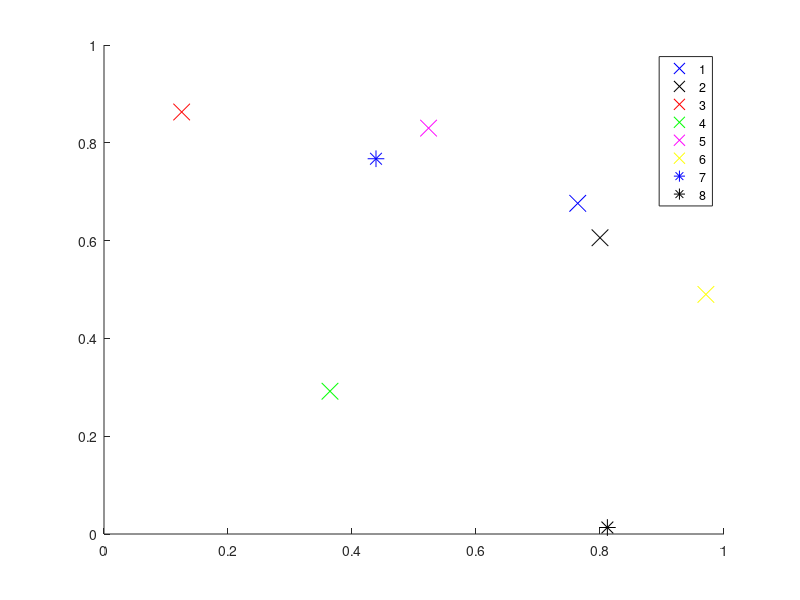

Here is the MATLAB script that generated this plot: (Note: this script raises an error after producing the figure.)
%% Initialize coordinates of cities
%n=input('number of cities:');
clc;
close all;
clear all;


n=8;
% city=rand(n,2); % random init of coordinates of cities
                % 'city' matrix and 'n' can be provided explicitly instead 
                % of random init of coordinates of cities
% city =[0.0640    0.4192;
%     0.5628    0.9510;
%     0.8773    0.9927;
%     0.3052    0.1991;
%     0.6523    0.8703;
%     0.2235    0.6982;
%     0.0350    0.2255;
%     0.6443    0.6001;
%     0.5395    0.0192;
%     0.9961    0.7132];
                
% city =[0.5851    0.9890;
% 0.5749    0.8064;
% 0.2065    0.0430;
% 0.0571    0.5424;
% 0.2295    0.2647];

order = [3 7 5 1 2 6 8 4];

% city =[0.2458    0.5678;
%     0.6762    0.6130;
%     0.2613    0.8070;
%     0.9615    0.8808;
%     0.4976    0.1600;
%     0.4278    0.0892];

city =[0.7641    0.6762;
     0.8    0.6058;
     0.1253    0.863;
     0.3645    0.2920;
     0.5235    0.8300;
     0.9708    0.4900;
     0.4387    0.7674;
     0.8119    0.0133];
%         0.8961    0.3485];                

l=0;
a=(2*pi)/n;
figure(1);
hold on;
plot(city(1,1),city(1,2),'bx','MarkerSize',12);
plot(city(2,1),city(2,2),'kx','MarkerSize',12);
plot(city(3,1),city(3,2),'rx','MarkerSize',12);
plot(city(4,1),city(4,2),'gx','MarkerSize',12);
plot(city(5,1),city(5,2),'mx','MarkerSize',12);
plot(city(6,1),city(6,2),'yx','MarkerSize',12);
plot(city(7,1),city(7,2),'b*','MarkerSize',12);
plot(city(8,1),city(8,2),'k*','MarkerSize',12);
% plot(city(9,1),city(9,2),'r*','MarkerSize',12);
% plot(city(10,1),city(10,2),'g*','MarkerSize',12);

legend('1','2','3','4','5', '6', '7', '8');
%title('Coordinates of cities');
%hold off;
corr_sum = 0;
fault_lim = 2;
corr_tot = 1;
%%
for iter = 1:corr_tot

runs=1;
L_hist=zeros(runs,1);

ap=1;
Cv=0.4;     % Value of parameter C
kv=0.1;     % Value of parameter k

res=zeros(size(kv,2),ap);
for w=1:ap,
    sp=zeros(size(kv,2),1);
    min_E=zeros(size(kv,2),1);
    for e=1:size(kv,2),
        for k=1:runs,
        %disp(k);
        % Parameters initialization
        mag=2*rand(n,1);
        theta=2*pi*rand(n,1);
        z=complex(mag.*cos(theta),mag.*sin(theta));  % initializing z 
        
        z_init=z;
        iter=12000;   % total no. of iterations  12000
        fac=0.1;     % Noise Decay factor
        alpha=0.01;  % delta t
        ann = 1 - 1e-3;
        L_energy=zeros(iter,1);
        z_e=zeros(iter,n);
        gr_L = ones(iter, 1);


        %% Update of zj
        iter1 = 0;
        i = 0;
        while (max(abs(gr_L)) > 1e-2)
            i = i + 1;
            iter1 = iter1 + 1;
            tn=2*pi*rand(n,1);
            zn=complex(cos(fac*tn),sin(fac*tn));
            fac=ann*fac;
            z=z.*zn;
            [L,gr_L]=energy_3(city,z,kv(e),Cv,l);
            L_energy(i)=L;
            for j=1:n
                z(j)=z(j)-alpha*gr_L(j);
                z_e(i,j)=z(j);
            end
        end
        
        disp('iterations');
        disp(iter1);
        
        %% Plotting evolution of energy L
        if (k<=2)
%             figure(2);
%             hold on;
%             plot(L_energy,'color',rand(1,3));
%             title('Evolution of L');
%             xlabel('Iterations');
%             ylabel('Energy L');
        end
        %disp('Final L');
        %disp(L);

        if (mod(k,1)==0)
            %disp('gr');
            %disp(gr_L);
        end
        L_hist(k)=round(L*10000)/(10000);
        
        end

    E=unique(L_hist);
    count=zeros(size(E,1),1);
    t=0;
    for i=1:size(E,1)
        if isnan(E(i))==0
            for j=1:size(L_hist,1),
                if L_hist(j)==E(i)
                    count(i)=count(i)+1;
                    t=t+1;
                end
            end
        end
    end
    %disp([E,count])
    %disp(t)     % total no.of non NaN final energy
    ind=find(isnan(E)==0);
    %figure(4);
    %bar(E(ind),count(ind)/t);
    %disp([E(ind),count(ind)]);
    %xlabel('Energy');
    %ylabel('Probability');

    i=find(E==min(E));
    %disp('E=');
    %disp(E);
    %disp('min E=');
    %disp(min(E));
    min_E(e)=min(E);
    %sp(e)=count(i)/t;
    end

% figure(5);
% plot(kv,sp,'color',rand(1,3));
% disp('The success prob is');
% disp('C=');disp(Cv);
% disp('kv  sp min-E=');
% disp([kv',sp,min_E]);
% hold on;
% axis([0.4,2,0,1]);
% xlabel('Value of Parameter');ylabel('Success Probability');
res(:,w)=sp;
end

%% Plotting initial and final z on unit circle 
l=1;
[L,gr_L]=energy_3(city,z,kv(e),Cv,l);

% figure(4);
% plot(real(z_e(1,1)),imag(z_e(1,1)), '*');
% hold on
% plot(real(z_e(1,:)),imag(z_e(1,:)));
% disp('total iterations');
% disp(iter1);
        
figure(3);
x=0:0.01*pi:2*pi;
z1=complex(cos(x),sin(x));
plot(z1,'c:');
hold on;
axis([-1.5,1.5,-1.5,1.5]);

%% To view evolution of nodes 
% pause(5);
% for k=1:500
%     %disp(k);
%     plot(z1,'c:');
%     plot(z_e(k,1),'bx','MarkerSize',12);
%     plot(z_e(k,2),'kx','MarkerSize',12);
%     plot(z_e(k,3),'rx','MarkerSize',12);
%     plot(z_e(k,4),'gx','MarkerSize',12);
%     plot(z_e(k,5),'mx','MarkerSize',12);
% 
%     %plot(z_e(k,6),'bo','MarkerSize',6);
%     %plot(z_e(k,7),'ko','MarkerSize',6);
%     %plot(z_e(k,8),'ro','MarkerSize',6);
%     %plot(z_e(k,9),'go','MarkerSize',6);
%     %plot(z_e(k,10),'mo','MarkerSize',6);
% 
%     %plot(z_e(k,11),'b*','MarkerSize',10);
%     %plot(z_e(k,12),'k*','MarkerSize',10);
%     %plot(z_e(k,13),'r*','MarkerSize',10);
%     %plot(z_e(k,14),'g*','MarkerSize',10);
%     %plot(z_e(k,15),'m*','MarkerSize',10);
% 
%     
% %     plot(z_init(1),'bo','MarkerSize',6);
% %     plot(z_init(2),'ko','MarkerSize',6);
% %     plot(z_init(3),'ro','MarkerSize',6);
% %     plot(z_init(4),'go','MarkerSize',6);
% %     plot(z_init(5),'mo','MarkerSize',6);
% %     
%     pause(1e-3);
%     plot(z_e(k,1),'wx','MarkerSize',12);
%     plot(z_e(k,2),'wx','MarkerSize',12);
%     plot(z_e(k,3),'wx','MarkerSize',12);
%     plot(z_e(k,4),'wx','MarkerSize',12);
%     plot(z_e(k,5),'wx','MarkerSize',12);
% 
%     %plot(z_e(k,6),'wo','MarkerSize',6);
%     %plot(z_e(k,7),'wo','MarkerSize',6);
%     %plot(z_e(k,8),'wo','MarkerSize',6);
%     %plot(z_e(k,9),'wo','MarkerSize',6);
%     %plot(z_e(k,10),'wo','MarkerSize',6);
% 
%     %plot(z_e(k,11),'w*','MarkerSize',10);
%     %plot(z_e(k,12),'w*','MarkerSize',10);
%     %plot(z_e(k,13),'w*','MarkerSize',10);
%     %plot(z_e(k,14),'w*','MarkerSize',10);
%     %plot(z_e(k,15),'w*','MarkerSize',10);
% 
% end

plot(real(z(1)),imag(z(1)),'bx','MarkerSize',14);
plot(real(z(2)),imag(z(2)),'kx','MarkerSize',14);
plot(real(z(3)),imag(z(3)),'rx','MarkerSize',14);
plot(real(z(4)),imag(z(4)),'gx','MarkerSize',14);
plot(real(z(5)),imag(z(5)),'mx','MarkerSize',14);
plot(real(z(6)),imag(z(6)),'yx','MarkerSize',14);
plot(real(z(7)),imag(z(7)),'r*','MarkerSize',14);
plot(real(z(8)),imag(z(8)),'g*','MarkerSize',14);

% plot(real(z_e(end,6)),imag(z_e(end,6)),'yx','MarkerSize',14);
% 
% plot(real(z_e(end,7)),imag(z_e(end,7)),'b*','MarkerSize',14);
% plot(real(z_e(end,8)),imag(z_e(end,8)),'k*','MarkerSize',14);
% plot(real(z_e(end,9)),imag(z_e(end,9)),'r*','MarkerSize',14);
% plot(real(z_e(end,10)),imag(z_e(end,10)),'g*','MarkerSize',14);

legend('0', '1','2','3','4','5', '6', '7', '8');
%disp(angle(theta_z(:,2)));
[sort_ang, sort_ind] = sort(angle(z));
%disp(sort_ang);
%disp(sort_ind);
b_ind = find(order == sort_ind(1));
b_ind = rem(b_ind, n) + 1;
corr = 1;
fault = 0;
for i = 2:n
    if (sort_ind(i) ~= order(b_ind))
        fault = fault + 1;
        %break        
    end
    if (fault > fault_lim)
        corr = 0;
       break 
    end
    b_ind = rem(b_ind, n) + 1;   
end

disp('corr');
disp(corr);
corr_sum = corr_sum + corr;
end

disp('success prob');
disp(corr_sum/corr_tot);

%% Roots of unity
plot(complex(cos(a*0),sin(a*0)),'ko','MarkerSize',4);
plot(complex(cos(a*1),sin(a*1)),'ko','MarkerSize',4);
plot(complex(cos(a*2),sin(a*2)),'ko','MarkerSize',4);
plot(complex(cos(a*3),sin(a*3)),'ko','MarkerSize',4);
plot(complex(cos(a*4),sin(a*4)),'ko','MarkerSize',4);
plot(complex(cos(a*5),sin(a*5)),'ko','MarkerSize',4);
plot(complex(cos(a*6),sin(a*6)),'ko','MarkerSize',4);
plot(complex(cos(a*7),sin(a*7)),'ko','MarkerSize',4);
%plot(complex(cos(a*8),sin(a*8)),'ko','MarkerSize',4);
% plot(complex(cos(a*9),sin(a*9)),'ko','MarkerSize',4);
